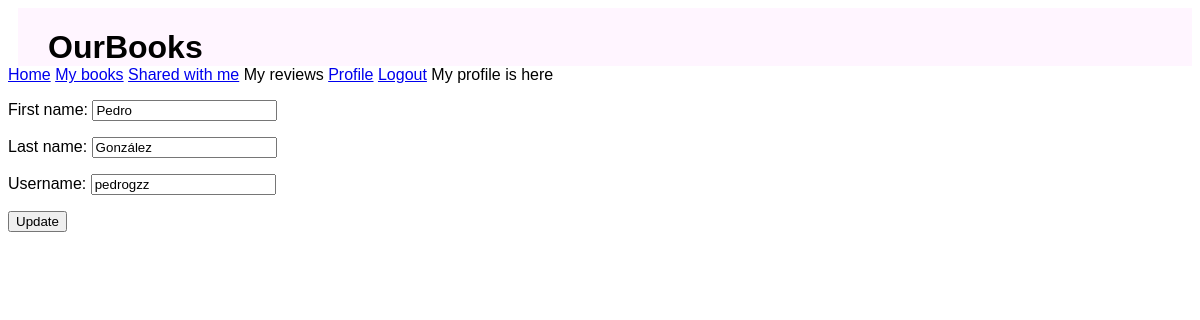
The app's page /readers/profile/ (signed in), older data.
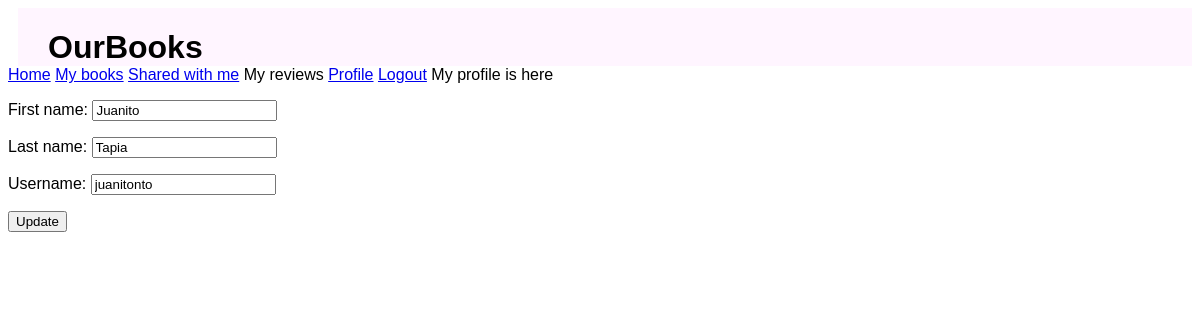
The same page, newer data.
### ourbooks/models.py (models this page shows)
class Reader(models.Model):
    user = models.OneToOneField(
        settings.AUTH_USER_MODEL,
        on_delete=models.CASCADE,
        default=None
    )
    first_name = models.CharField(max_length=30)
    last_name = models.CharField(max_length=30)
    username = models.CharField(max_length=30, unique=True)

### readers/views.py (the view)
# urls.py: path('profile/', views.ReaderUpdateView.as_view(), name="profile_view"),
@method_decorator(user_passes_test(reader_check), name='dispatch')
class ReaderUpdateView(UpdateView):
    model = Reader
    template_name = 'readers/reader-profile.html'
    context_object_name = 'user'
    success_url = reverse_lazy('reader_home')
    fields = ['first_name', 'last_name', 'username']
    pk_url_kwarg = 'pk'
    def get_object(self, queryset=None):
        self.kwargs['pk'] = self.request.user.reader.id
        pk = self.kwargs.get('pk')
        return self.model.objects.get(pk=pk)

### ourbooks/views.py (called while the page is built)
def reader_check(user):
    if hasattr(user, 'reader'):
            return True
    return False

### readers/templates/readers/reader-profile.html (shortened to what this page needs)
{% extends "readers/reader-header.html" %}
{% load static %}
{% block content %}
<a>My profile is here</a>
<form method="post">
    {{ form.as_p }}
    <input type="submit" value="Update" />
  </form>
{% endblock %}

### readers/templates/readers/reader-header.html (shortened to what this page needs)
{% extends "header.html" %}
{% load static %}
{% block head %}
<a href="{% url 'reader_home' %}">Home</a>
<a href="{% url 'my_books' %}">My books</a>
<a href="{% url 'shared_with_me' %}">Shared with me</a>
<a>My reviews</a>
<a href="{% url 'profile_view' %}">Profile</a>
<a href="{% url 'logout' %}">Logout</a>
{% endblock %}

### ourbooks/templates/header.html
{% load static %}
<link rel="stylesheet" type="text/css" href="{% static 'ourbooks/header.css' %}">
<div class="header">
  <div class="header-content">
    <h1 class="header-title">OurBooks</h1>
  </div>
</div>
{% block head %}
{% endblock %}
{% block content%}
{% endblock %}

### ourbooks/static/ourbooks/header.css (style rules this page uses)
.header { display: flex; flex-direction: row; background-color: #FFF5FF; margin-left: 10px; }
.header-title { margin-bottom: 0; }
.header-content { display: flex; flex-direction: column; margin-left: 30px; align-items: center; justify-content: center; }

Row changes from the older to the newer data that the page shows:
no longer on this page (row edited): Reader: first_name "Pedro", last_name "González", username "pedrogzz"
now on this page (row edited): Reader: first_name "Juanito", last_name "Tapia", username "juanitonto"
